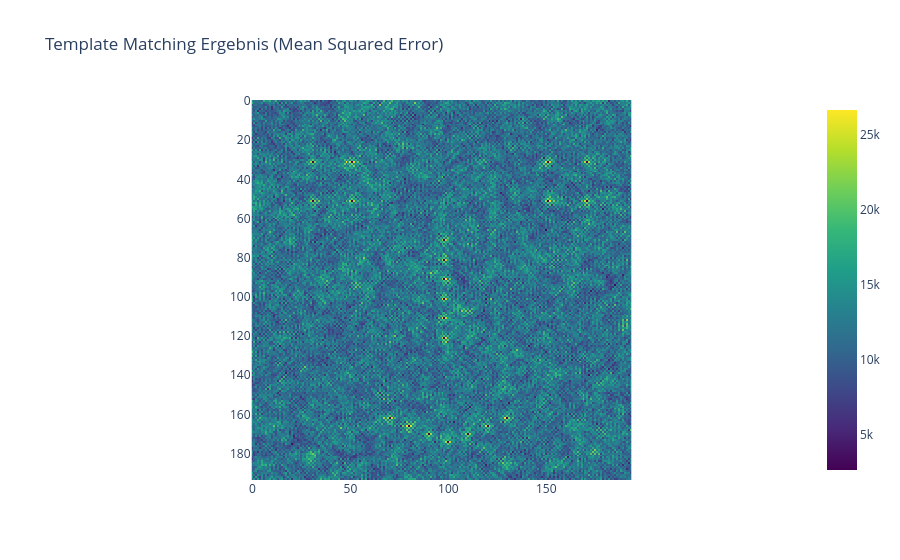
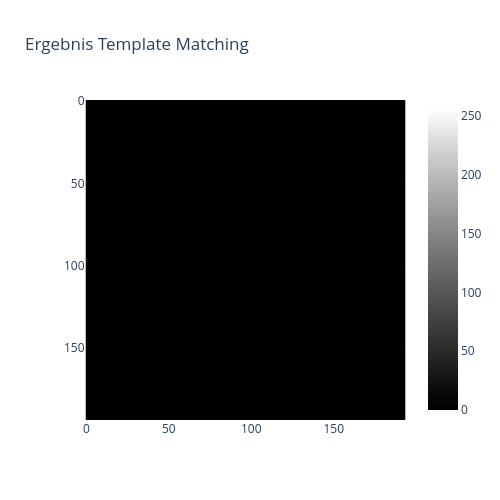

Notebook code cell kept with these figures, in order:
### Markdown cell above
### Test mit dem etwas dunklerem Template

Mit dem etwas dunkleren Template `img_template2` funktioniert dieses hier vorgestellte template matching nicht mehr. Die Struktur ist nicht mehr exakt Pixelgleich im Suchbild enthalten. Führen Sie nun Ihren template matchiing algorithmus mit diesem Bild aus. Was beobaxchten Sie.

### Code cell
match2 = templateMatching(img, img_template2)

# Das Ergebnis ist ein Float32-Bild: das als heatmap () dargestellt werden kann
fig = px.imshow(match2, color_continuous_scale='viridis',
                title='Template Matching Ergebnis (Mean Squared Error)')

fig.show()

bestMatches2 = match2 < 10
bestMatches2 = bestMatches2.astype(np.uint8) * 255

# Hinweis: Skalieren Sie das Bild vor der Darstellung ggf. auf den Wertebereich 0-255
displayImagePlotly(bestMatches2, title = 'Ergebnis Template Matching')

### Figure 1 — Plotly figure (JSON) as saved in the notebook; plotly's stock layout.template omitted (floating-point values rounded to 4 significant figures; data arrays with more than 128 entries replaced by an {"elided": "..."} marker saying what was removed)
{"data": [{"coloraxis": "coloraxis", "hovertemplate": "x: %{x}<br>y: %{y}<br>color: %{z}<extra></extra>", "name": "0", "type": "heatmap", "xaxis": "x", "yaxis": "y", "z": {"elided": "194x194 int values"}}], "layout": {"coloraxis": {"colorscale": [[0, "#440154"], [0.1111, "#482878"], [0.2222, "#3e4989"], [0.3333, "#31688e"], [0.4444, "#26828e"], [0.5556, "#1f9e89"], [0.6667, "#35b779"], [0.7778, "#6ece58"], [0.8889, "#b5de2b"], [1, "#fde725"]]}, "title": {"text": "Template Matching Ergebnis (Mean Squared Error)"}, "xaxis": {"anchor": "y", "constrain": "domain", "domain": [0, 1], "scaleanchor": "y"}, "yaxis": {"anchor": "x", "autorange": "reversed", "constrain": "domain", "domain": [0, 1]}}}

### Figure 2 — Plotly figure (JSON) as saved in the notebook; plotly's stock layout.template omitted (floating-point values rounded to 4 significant figures; data arrays with more than 128 entries replaced by an {"elided": "..."} marker saying what was removed)
{"data": [{"coloraxis": "coloraxis", "hovertemplate": "x: %{x}<br>y: %{y}<br>color: %{z}<extra></extra>", "name": "0", "type": "heatmap", "xaxis": "x", "yaxis": "y", "z": {"elided": "194x194 int values"}}], "layout": {"coloraxis": {"cmax": 255, "cmin": 0, "colorscale": [[0, "rgb(0, 0, 0)"], [0.09091, "rgb(16, 16, 16)"], [0.1818, "rgb(38, 38, 38)"], [0.2727, "rgb(59, 59, 59)"], [0.3636, "rgb(81, 80, 80)"], [0.4545, "rgb(102, 101, 101)"], [0.5455, "rgb(124, 123, 122)"], [0.6364, "rgb(146, 146, 145)"], [0.7273, "rgb(171, 171, 170)"], [0.8182, "rgb(197, 197, 195)"], [0.9091, "rgb(224, 224, 223)"], [1, "rgb(254, 254, 253)"]]}, "height": 500, "title": {"text": "Ergebnis Template Matching"}, "width": 500, "xaxis": {"anchor": "y", "constrain": "domain", "domain": [0, 1], "scaleanchor": "y"}, "yaxis": {"anchor": "x", "autorange": "reversed", "constrain": "domain", "domain": [0, 1]}}}
